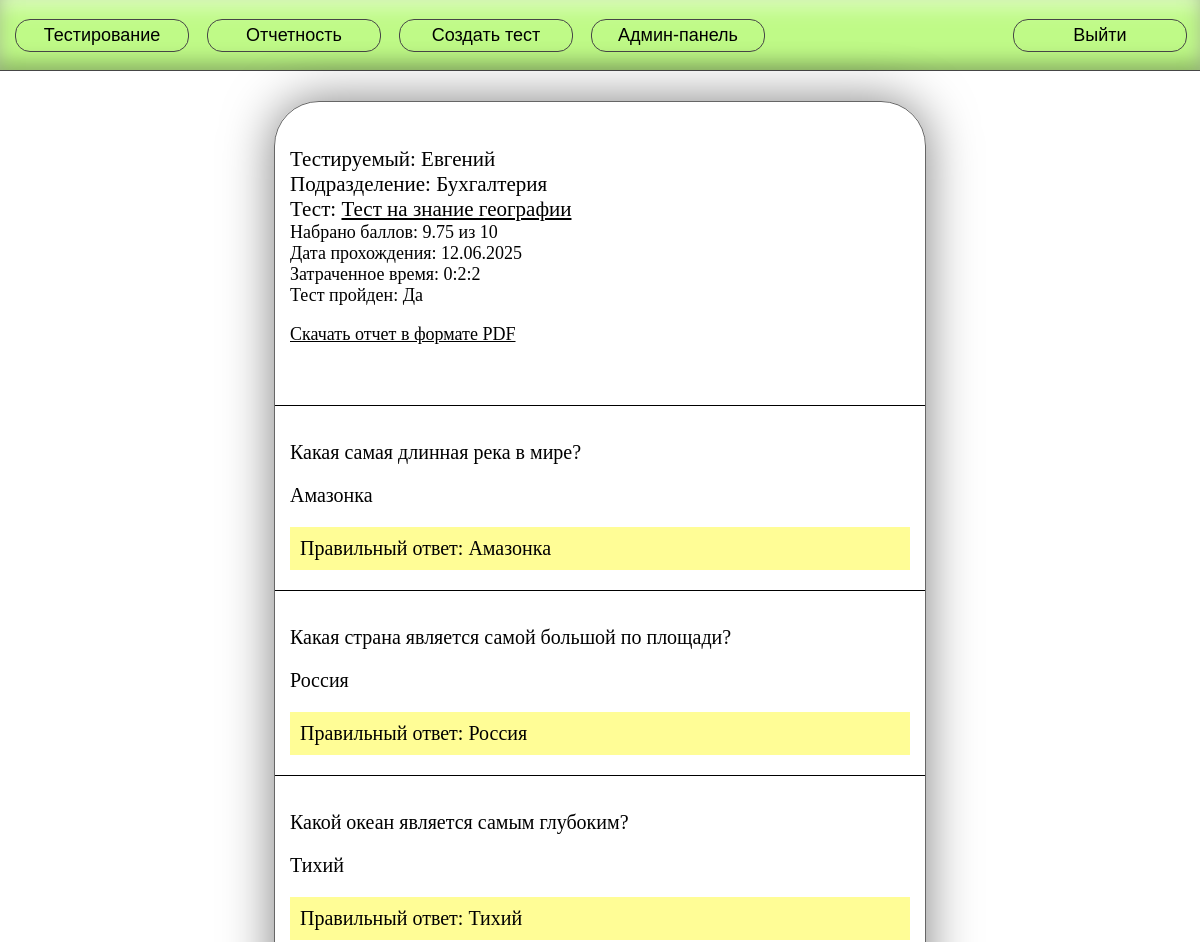
Page /reports/protocols/21/44 (signed in, upper part) on the earlier database version.
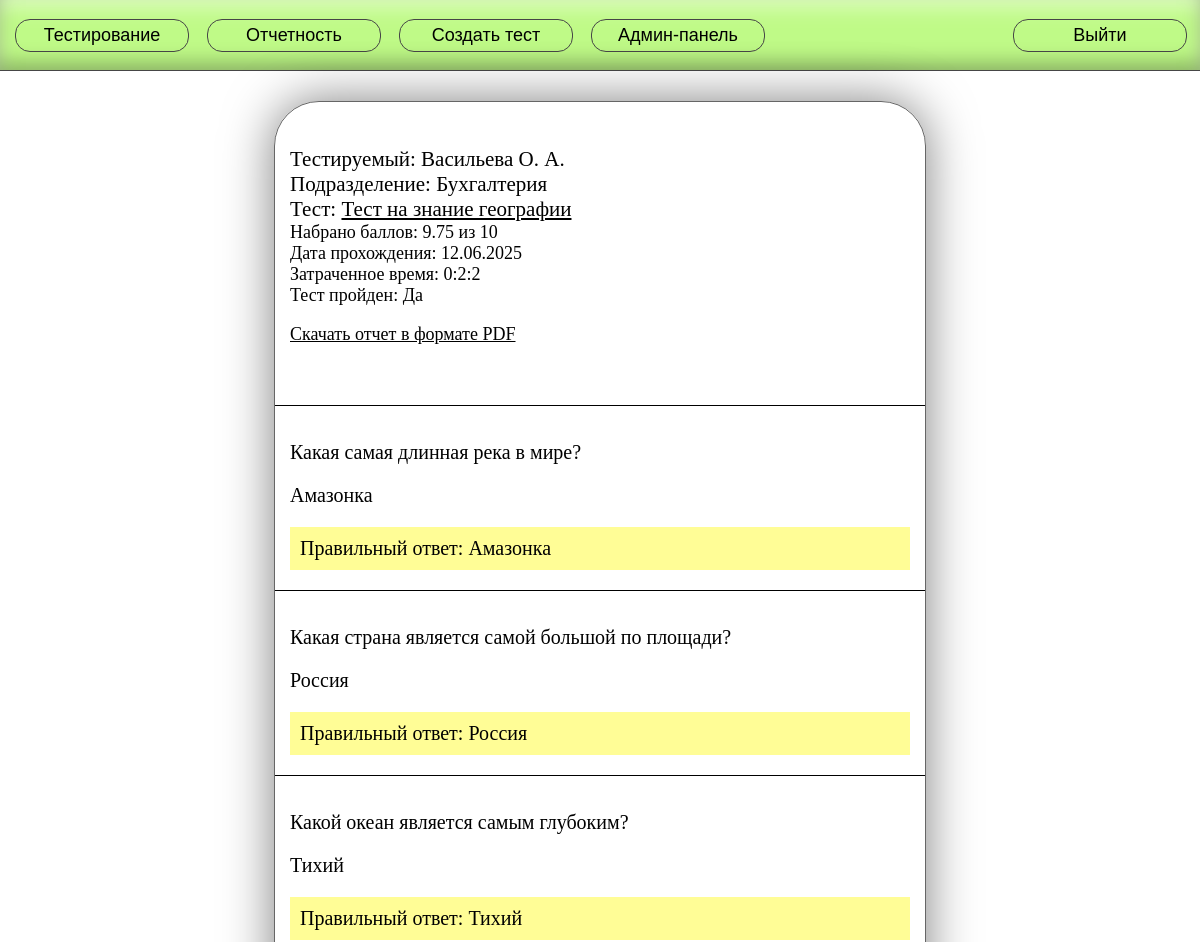
Same page on the later database version.
### main/models.py (models this page shows, shortened)
class UserAnswer(models.Model):
    result = models.ForeignKey(Result, on_delete=models.CASCADE)
    question = models.ForeignKey(Question, on_delete=models.CASCADE)
    simple_answer = models.CharField(max_length=255, null=True)
    left_part = models.CharField(max_length=255, null=True)
    right_part = models.CharField(max_length=255, null=True)

class Result(models.Model):
    test = models.ForeignKey(Test, on_delete=models.CASCADE)
    worker = models.ForeignKey(Worker, on_delete=models.CASCADE)
    result = models.FloatField(null=True)
    is_passed = models.BooleanField(null=True, default=False)
    start_date = models.DateTimeField(null=False)
    finish_date = models.DateTimeField(null=True)

class Worker(models.Model):
    worker_roles = [
        ('admin', 'Администратор'),
        ('curator', 'Куратор'),
        ('worker', 'Сотрудник'),
    ]
    user = models.OneToOneField(User, on_delete=models.CASCADE)
    role = models.CharField(choices=worker_roles)
    departament = models.ForeignKey(Departament, on_delete=models.CASCADE)
    job_title = models.CharField(max_length=255, null=True)
    full_name = models.CharField(max_length=255, null=False)

class Departament(models.Model):
    departament_name = models.CharField(max_length=255, null=False)
    def __str__(self):
        return f'{self.departament_name}'

### main/views.py (the view)
# urls.py: path('reports/protocols/<int:test_id>/<int:result_id>', worker_protocol, name='worker_protocol'),
@login_required(login_url='login')
def worker_protocol(request, test_id, result_id):
    role = get_role(request.user)
    worker = Worker.objects.get(user=request.user)
    test = Test.objects.get(id=test_id)
    if role in ['admin']:
        pass
    elif role in ['curator'] and test.curator == worker:
        pass
    else:
        return render(request, '403.html', {'messages': ['В доступе отказано']})
    result = Result.objects.get(id=result_id)
    attempt_questions = AttemptQuestion.objects.filter(result=result).values_list('question', flat=True)
    test_questions = Question.objects.filter(id__in=attempt_questions, test__id=test_id)
    if not test_questions.exists():  # old tests compatibility
        test_questions = Question.objects.filter(test__id=test_id)
    variants = AnswerVariant.objects.filter(question__test__id=test_id, is_correct=True)
    pairs = AnswerPair.objects.filter(question__test__id=test_id).order_by('left_part')
    open_answer = AnswerOpen.objects.filter(question__test__id=test_id)
    test_questions = test_questions.prefetch_related(
        Prefetch('answervariant_set', queryset=variants, to_attr='variants')
    )
    test_questions = test_questions.prefetch_related(
        Prefetch('answerpair_set', queryset=pairs, to_attr='pairs')
    )
    test_questions = test_questions.prefetch_related(
        Prefetch('answeropen_set', queryset=open_answer, to_attr='open_answer')
    )
    user_answers = UserAnswer.objects.filter(question__test=test, result=result)
    user_answers = user_answers.order_by('left_part')
    time_spent = result.finish_date - result.start_date
    return render(request, 'worker_protocol.html', {
        'test': test,
        'result': result,
        'time_spent': f'{time_spent.seconds // 3600}:'
                      f'{time_spent.seconds // 60 % 60}:{time_spent.seconds % 60}',
        'score': int(result.result) if round(result.result, 5) == int(result.result)
        else round(result.result, 5),
        'max_score': len(test_questions),
        'questions': test_questions,
        'user_answers': user_answers,
    })

### main/views.py (called while the page is built)
def get_role(user):
    worker = Worker.objects.get(user=user)
    if worker.role == 'admin':
        return 'admin'
    if worker.role == 'curator':
        return 'curator'
    if worker.role == 'worker':
        return 'worker'

### templates/worker_protocol.html (shortened to what this page needs)
{% extends 'header.html' %}
{% load static %}
{% block styles %}
    <link href="{% static '/css/test_result.css' %}" rel="stylesheet">
{% endblock styles %}
{% block body %}
<div class="test-result-content">
    <div class="result-wrapper">
        <div class="result-summary">
            <span class="worker">Тестируемый: {{ user_answers.0.result.worker.full_name }}</span><br>
            <span class="departament">Подразделение: {{ user_answers.0.result.worker.departament }}</span><br>
            <span class="test">Тест: <a href="/testing/{{ test.id }}">{{ test.test_name }}</a></span><br>
            <span>Набрано баллов: {{ score }} из {{ max_score }}</span><br>
            <span>Дата прохождения: {{ result.finish_date|date:"d.m.Y" }}</span><br>
            <span>Затраченное время: {{ time_spent }}</span><br>
            <span>Тест пройден: {% if result.is_passed %}Да{% else %}Нет{% endif %}</span><br>
            <p><a href="{% url 'download_pdf' test.id result.id %}">Скачать отчет в формате PDF</a></p>
            <br><br>
            </div>
        <div class="answers-container">
            {% for question in questions %}
                <div class="question-wrapper">
                    <p class="question_text">{{ question.question_text }}</p>
                    {% for answer in user_answers %}
                        {% if answer.question == question %}
                            {% if answer.question.question_type == 'choose_one' %}
                                <p class="user-answer">{{ answer.simple_answer }}</p>
                            {% elif answer.question.question_type == 'pairs' %}
                                <p class="pair">{{ answer.left_part }} - {{ answer.right_part }}</p>
                            {% elif answer.question.question_type == 'open_answer' %}
                                <p class="user-answer">{{ answer.simple_answer }}</p>
                            {% endif %}
                        {% endif %}
                    {% endfor %}
                    {% if question.question_type == 'choose_one' %}
                        <p class="correct-answer">
                                    Правильный ответ: {{ question.variants.0.answer_text }}</p>
                    {% elif question.question_type == 'pairs' %}
                        <p class="correct-answer">
                            Правильный ответ:<br>
                            {% for pair in question.pairs %}
                                    {{ pair.left_part }} - {{ pair.right_part }}.<br>
                            {% endfor %}
                        </p>
                    {% elif question.question_type == 'open_answer' %}
                        <p class="correct-answer">
                                    Правильный ответ: {{ question.open_answer.0.correct_answer }}</p>
                    {% endif %}
                </div>
            {% endfor %}
        </div>
    </div>
</div>
{% endblock %}

Differences in the rows shown:
changed through a linked row, UserAnswer "Амазонка": result.full_name "Евгений" → "Васильева О. А."
